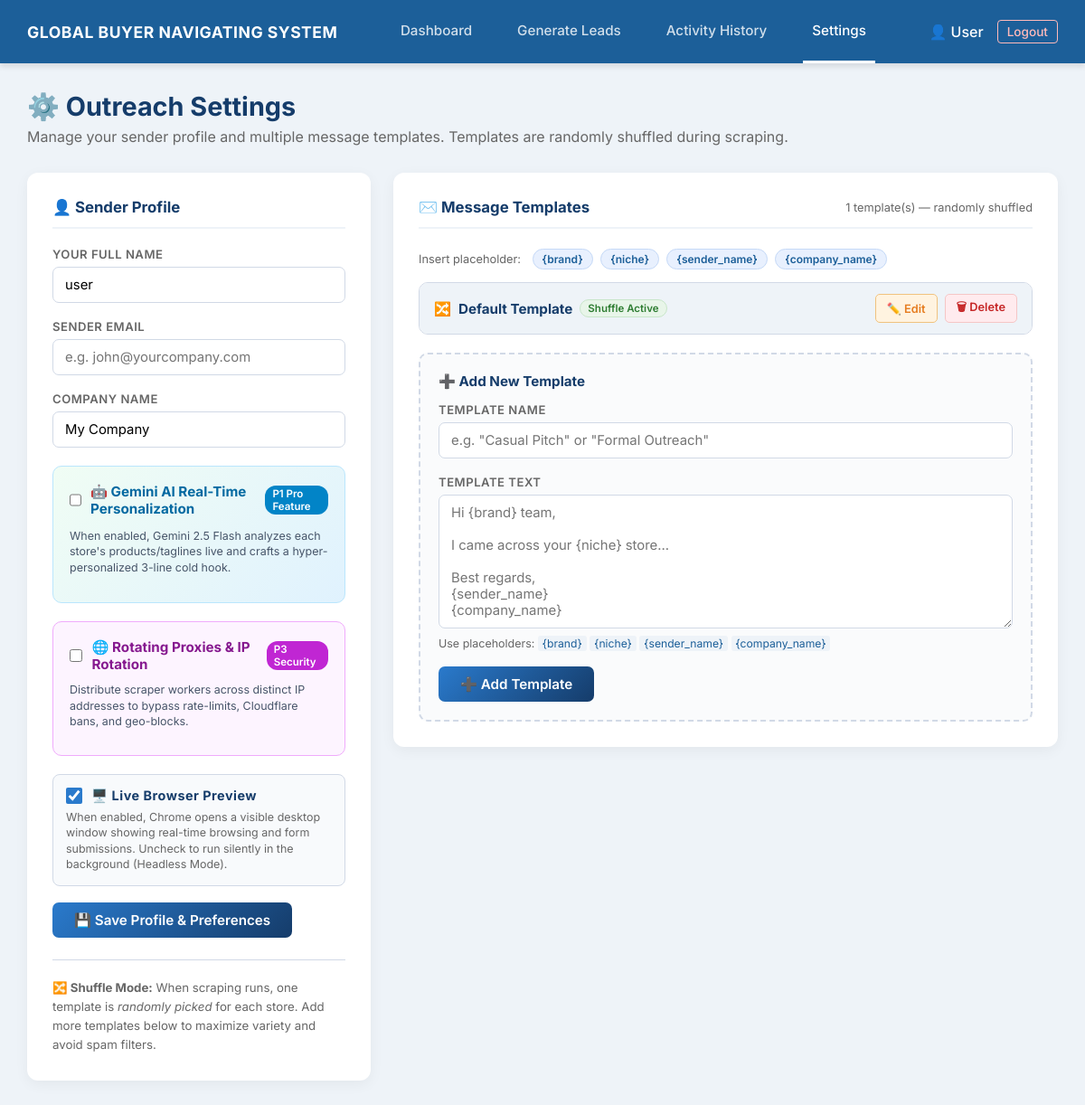
The page /settings (signed in) on the database its author committed.
### tables this page shows
CREATE TABLE users (
            id INTEGER PRIMARY KEY AUTOINCREMENT,
            username TEXT UNIQUE NOT NULL,
            email TEXT,
            password_hash TEXT NOT NULL,
            role TEXT DEFAULT 'user',
            is_blocked INTEGER DEFAULT 0,
            created_at TIMESTAMP DEFAULT CURRENT_TIMESTAMP
        , full_name TEXT DEFAULT '', sender_email TEXT DEFAULT '', company_name TEXT DEFAULT '', message_template TEXT, show_browser INTEGER DEFAULT 1, gemini_api_key TEXT DEFAULT '', ai_enabled INTEGER DEFAULT 0, ai_tone TEXT DEFAULT 'b2b_wholesale', ai_custom_prompt TEXT DEFAULT '', proxy_enabled INTEGER DEFAULT 0, proxy_list TEXT DEFAULT '');

CREATE TABLE message_templates (
            id          INTEGER PRIMARY KEY AUTOINCREMENT,
            user_id     INTEGER NOT NULL,
            name        TEXT NOT NULL,
            template_text TEXT NOT NULL,
            created_at  TIMESTAMP DEFAULT CURRENT_TIMESTAMP,
            FOREIGN KEY (user_id) REFERENCES users(id)
        );

### app.py (the view, shortened to what this page needs)
@app.route("/settings", methods=["GET", "POST"])
@login_required
def settings():
    conn = get_db_connection()
    cursor = conn.cursor()
    cursor.execute(
        "SELECT full_name, sender_email, company_name, COALESCE(show_browser, 1), gemini_api_key, COALESCE(ai_enabled, 0), ai_tone, ai_custom_prompt, COALESCE(proxy_enabled, 0), COALESCE(proxy_list, '') FROM users WHERE id = ?",
        (current_user.id,)
    )
    row = cursor.fetchone()
    cursor.execute(
        "SELECT id, name, template_text FROM message_templates WHERE user_id = ? ORDER BY id",
        (current_user.id,)
    )
    templates = cursor.fetchall()
    conn.close()
    user_settings = {
        "full_name":        row[0] if row else "",
        "sender_email":     row[1] if row else "",
        "company_name":     row[2] if row else "",
        "show_browser":     row[3] if row and row[3] is not None else 1,
        "gemini_api_key":   row[4] if row else "",
        "ai_enabled":       row[5] if row and row[5] is not None else 0,
        "ai_tone":          row[6] if row and row[6] else "b2b_wholesale",
        "ai_custom_prompt": row[7] if row else "",
        "proxy_enabled":    row[8] if row and row[8] is not None else 0,
        "proxy_list":       row[9] if row else "",
    }
    return render_template("settings.html", user_settings=user_settings, templates=templates)

### app.py (called while the page is built)
def get_db_connection():
    return sqlite3.connect('database.db')

@login_manager.user_loader
def load_user(user_id):
    conn = None
    try:
        conn = get_db_connection()
        cursor = conn.cursor()
        cursor.execute("SELECT id, username, role, is_blocked, COALESCE(show_browser, 1) FROM users WHERE id = ?", (user_id,))
        row = cursor.fetchone()
        if row:
            return User(row[0], row[1], row[2], row[3], row[4])
    except Exception as e:
        print(f"Error loading user: {e}")
    finally:
        if conn:
            conn.close()
    return None

### templates/settings.html (shortened to what this page needs)
{% extends "base.html" %}
{% block content %}
<div class="settings-header">
    <h1>⚙️ Outreach Settings</h1>
    <p>Manage your sender profile and multiple message templates. Templates are randomly shuffled during scraping.</p>
</div>
<div class="settings-grid">
    <div class="settings-card">
        <div class="card-title">👤 Sender Profile</div>
        <form method="POST" action="{{ url_for('settings') }}">
            <div class="form-group">
                <label>Your Full Name</label>
                <input type="text" name="full_name" value="{{ user_settings.full_name }}" placeholder="e.g. John Smith" required>
            </div>
            <div class="form-group">
                <label>Sender Email</label>
                <input type="email" name="sender_email" value="{{ user_settings.sender_email }}" placeholder="e.g. john@yourcompany.com" required>
            </div>
            <div class="form-group">
                <label for="company_name">Company Name</label>
                <input type="text" name="company_name" id="company_name" value="{{ user_settings.company_name }}" placeholder="e.g. Global Headwear Co." required>
            </div>
            <div style="background: linear-gradient(135deg, #f0fdf4 0%, #e0f2fe 100%); padding: 18px; border-radius: 10px; border: 1.5px solid #bae6fd; margin-top: 20px;">
                <div style="display: flex; justify-content: space-between; align-items: center; margin-bottom: 12px;">
                    <label style="display: flex; align-items: center; gap: 10px; cursor: pointer; margin: 0; font-weight: 700; text-transform: none; font-size: 0.95rem; color: #0369a1;">
                        <input type="checkbox" name="ai_enabled" id="ai_enabled" value="1" {% if user_settings.ai_enabled == 1 %}checked{% endif %} style="width: 18px; height: 18px; accent-color: #0284c7; cursor: pointer;">
                        <span>🤖 <strong>Gemini AI Real-Time Personalization</strong></span>
                    </label>
                    <span style="font-size: 0.72rem; background: #0284c7; color: #fff; padding: 2px 8px; border-radius: 12px; font-weight: 600;">P1 Pro Feature</span>
                </div>
                <p style="font-size: 0.78rem; color: #475569; margin-bottom: 12px; line-height: 1.4;">
                    When enabled, Gemini 2.5 Flash analyzes each store's products/taglines live and crafts a hyper-personalized 3-line cold hook.
                </p>
            </div>
            <div style="background: #fdf4ff; padding: 18px; border-radius: 10px; border: 1.5px solid #f0abfc; margin-top: 20px;">
                <div style="display: flex; justify-content: space-between; align-items: center; margin-bottom: 10px;">
                    <label style="display: flex; align-items: center; gap: 10px; cursor: pointer; margin: 0; font-weight: 700; text-transform: none; font-size: 0.95rem; color: #86198f;">
                        <input type="checkbox" name="proxy_enabled" id="proxy_enabled" value="1" {% if user_settings.proxy_enabled == 1 %}checked{% endif %} style="width: 18px; height: 18px; accent-color: #c026d3; cursor: pointer;">
                        <span>🌐 <strong>Rotating Proxies & IP Rotation</strong></span>
                    </label>
                    <span style="font-size: 0.72rem; background: #c026d3; color: #fff; padding: 2px 8px; border-radius: 12px; font-weight: 600;">P3 Security</span>
                </div>
                <p style="font-size: 0.78rem; color: #475569; margin-bottom: 10px; line-height: 1.4;">
                    Distribute scraper workers across distinct IP addresses to bypass rate-limits, Cloudflare bans, and geo-blocks.
                </p>
            </div>
            <div class="form-group" style="background: #f8fafc; padding: 14px; border-radius: 8px; border: 1.5px solid var(--border-color); margin-top: 20px;">
                <label style="display: flex; align-items: center; gap: 10px; cursor: pointer; margin: 0; font-weight: 600; text-transform: none; font-size: 0.9rem; color: var(--dark-blue);">
                    <input type="checkbox" name="show_browser" id="show_browser" value="1" {% if user_settings.show_browser == 1 %}checked{% endif %} style="width: 18px; height: 18px; accent-color: var(--accent-blue); cursor: pointer;">
                    <span>🖥️ <strong>Live Browser Preview</strong></span>
                </label>
                <div style="font-size: 0.78rem; color: var(--text-gray); margin-top: 6px; line-height: 1.4;">
                    When enabled, Chrome opens a visible desktop window showing real-time browsing and form submissions. Uncheck to run silently in the background (Headless Mode).
                </div>
            </div>
            <button type="submit" class="btn-save">💾 Save Profile & Preferences</button>
        </form>
        <div style="margin-top: 24px; padding-top: 20px; border-top: 1px solid var(--border-color);">
            <p style="font-size:0.83rem; color:var(--text-gray); line-height:1.6;">
                <strong>🔀 Shuffle Mode:</strong> When scraping runs, one template is <em>randomly picked</em> for each store.
                Add more templates below to maximize variety and avoid spam filters.
            </p>
        </div>
    </div>
    <div class="settings-card templates-section">
        <div class="card-title" style="justify-content: space-between;">
            <span>✉️ Message Templates</span>
            <span style="font-size:0.8rem; font-weight:400; color:var(--text-gray);">{{ templates|length }} template(s) — randomly shuffled</span>
        </div>
        <div class="placeholder-tags" id="placeholderBar">
            <span style="font-size:0.8rem; color:var(--text-gray); margin-right:6px;">Insert placeholder:</span>
            <button type="button" class="placeholder-badge" data-tag="{brand}">{brand}</button>
            <button type="button" class="placeholder-badge" data-tag="{niche}">{niche}</button>
            <button type="button" class="placeholder-badge" data-tag="{sender_name}">{sender_name}</button>
            <button type="button" class="placeholder-badge" data-tag="{company_name}">{company_name}</button>
        </div>
        <div class="template-list">
            {% for tmpl in templates %}
            <div class="template-item" id="tmpl-card-{{ tmpl[0] }}">
                <div class="template-header" data-toggle-id="{{ tmpl[0] }}">
                    <span class="template-name">
                        🔀 <span id="tname-{{ tmpl[0] }}">{{ tmpl[1] }}</span>
                        <span class="shuffle-badge">Shuffle Active</span>
                    </span>
                    <div class="template-actions">
                        <button type="button" class="btn-edit" data-edit-id="{{ tmpl[0] }}">✏️ Edit</button>
                        <form class="delete-template-form" method="POST" action="{{ url_for('delete_template', template_id=tmpl[0]) }}" style="display:inline;">
                            <button type="submit" class="btn-del">🗑 Delete</button>
                        </form>
                    </div>
                </div>
            </div>
            {% else %}
            <div class="no-templates">No templates yet. Add one below to get started.</div>
            {% endfor %}
        </div>
        <div class="add-template-box">
            <h4>➕ Add New Template</h4>
            <form method="POST" action="{{ url_for('add_template') }}">
                <div class="form-group">
                    <label for="newTmplName">Template Name</label>
                    <input type="text" name="template_name" id="newTmplName" placeholder='e.g. "Casual Pitch" or "Formal Outreach"' required>
                </div>
                <div class="form-group">
                    <label for="newTmplText">Template Text</label>
                    <textarea name="template_text" id="newTmplText" rows="7"
                              placeholder="Hi {brand} team,&#10;&#10;I came across your {niche} store...&#10;&#10;Best regards,&#10;{sender_name}&#10;{company_name}"></textarea>
                    <p class="hint">Use placeholders: <code>{brand}</code> <code>{niche}</code> <code>{sender_name}</code> <code>{company_name}</code></p>
                </div>
                <button type="submit" class="btn-save">➕ Add Template</button>
            </form>
        </div>
    </div>
</div>
{% endblock %}

### templates/base.html (shortened to what this page needs)
<!DOCTYPE html>
<html lang="en">
<head>
</head>
<body>
    {% if current_user.is_authenticated %}
    <div class="topbar">
        <div class="topbar-logo">Global Buyer Navigating System</div>
        <div class="topbar-nav">
            <a href="{{ url_for('dashboard') }}" class="{% if request.endpoint == 'dashboard' or request.endpoint == 'admin_dashboard' or request.endpoint == 'user_dashboard' %}active{% endif %}">Dashboard</a>
            <a href="{{ url_for('generate_leads') }}" class="{% if request.endpoint == 'generate_leads' %}active{% endif %}">Generate Leads</a>
            <a href="{{ url_for('export_history') }}" class="{% if request.endpoint == 'export_history' %}active{% endif %}">Activity History</a>
            <a href="{{ url_for('settings') }}" class="{% if request.endpoint == 'settings' %}active{% endif %}">Settings</a>
        </div>
        <div class="topbar-profile">
            👤 {{ current_user.username | capitalize }}
            <a href="{{ url_for('logout') }}" class="logout-btn">Logout</a>
        </div>
    </div>
    {% endif %}
    <div class="main-container">
        {% block content %}{% endblock %}
    </div>
</body>
</html>

### templates/base.html (style rules this page uses)
:root { --primary-blue: #1c5f99; --dark-blue: #153c6a; --light-blue: #eef3f8; --accent-blue: #2a7acc; --text-dark: #333333; --text-gray: #666666; --white: #ffffff; --border-color: #d1d9e6; --success-green: #2ecc71; --pending-black: #2c3e50; }
* { margin: 0; padding: 0; box-sizing: border-box; font-family: 'Inter', sans-serif; }
body { background-color: var(--light-blue); color: var(--text-dark); min-height: 100vh; display: flex; flex-direction: column; }
.topbar { background-color: var(--primary-blue); color: var(--white); display: flex; align-items: center; justify-content: space-between; padding: 0 30px; height: 70px; box-shadow: 0 4px 6px rgba(0,0,0,0.1); }
.topbar-logo { font-size: 1.1rem; font-weight: 700; letter-spacing: 0.5px; text-transform: uppercase; }
.topbar-nav { display: flex; gap: 30px; height: 100%; }
.topbar-nav a { color: rgba(255, 255, 255, 0.8); text-decoration: none; font-weight: 500; font-size: 0.95rem; display: flex; align-items: center; padding: 0 10px; border-bottom: 3px solid transparent; transition: all 0.2s ease; }
.topbar-nav a:hover, .topbar-nav a.active { color: var(--white); border-bottom: 3px solid var(--white); }
.topbar-profile { display: flex; align-items: center; gap: 15px; font-weight: 500; }
.topbar-profile .logout-btn { color: #ffbaba; text-decoration: none; font-size: 0.85rem; border: 1px solid #ffbaba; padding: 4px 10px; border-radius: 4px; transition: 0.2s; }
.main-container { padding: 30px; flex: 1; max-width: 1400px; margin: 0 auto; width: 100%; }
.form-group { margin-bottom: 20px; }
.form-group label { display: block; margin-bottom: 8px; font-weight: 500; font-size: 0.9rem; color: var(--text-dark); }
.form-group input { width: 100%; padding: 12px 15px; border: 1px solid var(--border-color); border-radius: 6px; font-size: 1rem; transition: border-color 0.2s; }

### rows shown on the page
users: username "User", full_name "user", company_name "My Company"
message_templates: name "Default Template"

### other values the page prints
{{ templates|length }} "1"
